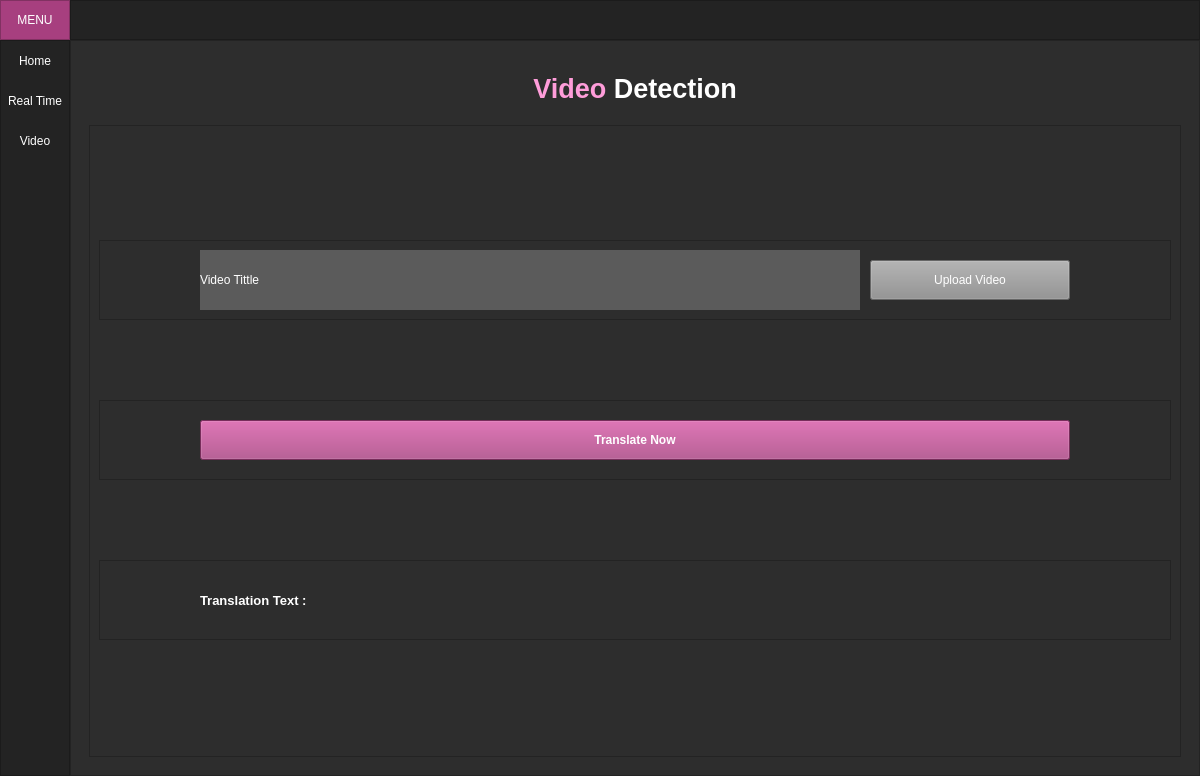
<?xml version="1.0" encoding="UTF-8"?>
<ui version="4.0">
 <class>MainWindow</class>
 <widget class="QMainWindow" name="MainWindow">
  <property name="geometry">
   <rect>
    <x>0</x>
    <y>0</y>
    <width>1200</width>
    <height>776</height>
   </rect>
  </property>
  <property name="minimumSize">
   <size>
    <width>1200</width>
    <height>700</height>
   </size>
  </property>
  <property name="maximumSize">
   <size>
    <width>1200</width>
    <height>776</height>
   </size>
  </property>
  <property name="windowTitle">
   <string>MainWindow</string>
  </property>
  <property name="styleSheet">
   <string notr="true">background-color: rgb(45, 45, 45);</string>
  </property>
  <widget class="QWidget" name="centralwidget">
   <layout class="QVBoxLayout" name="verticalLayout">
    <property name="spacing">
     <number>0</number>
    </property>
    <property name="leftMargin">
     <number>0</number>
    </property>
    <property name="topMargin">
     <number>0</number>
    </property>
    <property name="rightMargin">
     <number>0</number>
    </property>
    <property name="bottomMargin">
     <number>0</number>
    </property>
    <item>
     <widget class="QFrame" name="Top_Bar">
      <property name="minimumSize">
       <size>
        <width>0</width>
        <height>40</height>
       </size>
      </property>
      <property name="maximumSize">
       <size>
        <width>16777215</width>
        <height>40</height>
       </size>
      </property>
      <property name="styleSheet">
       <string notr="true">background-color: rgb(35, 35, 35);</string>
      </property>
      <property name="frameShape">
       <enum>QFrame::NoFrame</enum>
      </property>
      <property name="frameShadow">
       <enum>QFrame::Raised</enum>
      </property>
      <layout class="QHBoxLayout" name="horizontalLayout">
       <property name="spacing">
        <number>0</number>
       </property>
       <property name="leftMargin">
        <number>0</number>
       </property>
       <property name="topMargin">
        <number>0</number>
       </property>
       <property name="rightMargin">
        <number>0</number>
       </property>
       <property name="bottomMargin">
        <number>0</number>
       </property>
       <item>
        <widget class="QFrame" name="frame_toggle">
         <property name="minimumSize">
          <size>
           <width>0</width>
           <height>40</height>
          </size>
         </property>
         <property name="maximumSize">
          <size>
           <width>70</width>
           <height>40</height>
          </size>
         </property>
         <property name="styleSheet">
          <string notr="true">background-color: rgb(167, 63, 127);</string>
         </property>
         <property name="frameShape">
          <enum>QFrame::StyledPanel</enum>
         </property>
         <property name="frameShadow">
          <enum>QFrame::Raised</enum>
         </property>
         <layout class="QVBoxLayout" name="verticalLayout_2">
          <property name="spacing">
           <number>0</number>
          </property>
          <property name="leftMargin">
           <number>0</number>
          </property>
          <property name="topMargin">
           <number>0</number>
          </property>
          <property name="rightMargin">
           <number>0</number>
          </property>
          <property name="bottomMargin">
           <number>0</number>
          </property>
          <item>
           <widget class="QPushButton" name="Btn_Toggle">
            <property name="sizePolicy">
             <sizepolicy hsizetype="Expanding" vsizetype="Expanding">
              <horstretch>0</horstretch>
              <verstretch>0</verstretch>
             </sizepolicy>
            </property>
            <property name="styleSheet">
             <string notr="true">color: rgb(255, 255, 255);
border: 0px solid;</string>
            </property>
            <property name="text">
             <string>MENU</string>
            </property>
           </widget>
          </item>
         </layout>
        </widget>
       </item>
       <item>
        <widget class="QFrame" name="frame_top">
         <property name="frameShape">
          <enum>QFrame::StyledPanel</enum>
         </property>
         <property name="frameShadow">
          <enum>QFrame::Raised</enum>
         </property>
        </widget>
       </item>
      </layout>
     </widget>
    </item>
    <item>
     <widget class="QFrame" name="Content">
      <property name="frameShape">
       <enum>QFrame::NoFrame</enum>
      </property>
      <property name="frameShadow">
       <enum>QFrame::Raised</enum>
      </property>
      <layout class="QHBoxLayout" name="horizontalLayout_2">
       <property name="spacing">
        <number>0</number>
       </property>
       <property name="leftMargin">
        <number>0</number>
       </property>
       <property name="topMargin">
        <number>0</number>
       </property>
       <property name="rightMargin">
        <number>0</number>
       </property>
       <property name="bottomMargin">
        <number>0</number>
       </property>
       <item>
        <widget class="QFrame" name="frame_left_menu">
         <property name="minimumSize">
          <size>
           <width>70</width>
           <height>0</height>
          </size>
         </property>
         <property name="maximumSize">
          <size>
           <width>70</width>
           <height>16777215</height>
          </size>
         </property>
         <property name="styleSheet">
          <string notr="true">background-color: rgb(35, 35, 35);</string>
         </property>
         <property name="frameShape">
          <enum>QFrame::StyledPanel</enum>
         </property>
         <property name="frameShadow">
          <enum>QFrame::Raised</enum>
         </property>
         <layout class="QVBoxLayout" name="verticalLayout_3">
          <property name="leftMargin">
           <number>0</number>
          </property>
          <property name="topMargin">
           <number>0</number>
          </property>
          <property name="rightMargin">
           <number>0</number>
          </property>
          <property name="bottomMargin">
           <number>0</number>
          </property>
          <item alignment="Qt::AlignTop">
           <widget class="QFrame" name="frame_top_menus">
            <property name="frameShape">
             <enum>QFrame::NoFrame</enum>
            </property>
            <property name="frameShadow">
             <enum>QFrame::Raised</enum>
            </property>
            <layout class="QVBoxLayout" name="verticalLayout_4">
             <property name="spacing">
              <number>0</number>
             </property>
             <property name="leftMargin">
              <number>0</number>
             </property>
             <property name="topMargin">
              <number>0</number>
             </property>
             <property name="rightMargin">
              <number>0</number>
             </property>
             <property name="bottomMargin">
              <number>0</number>
             </property>
             <item>
              <widget class="QPushButton" name="btn_page_1">
               <property name="minimumSize">
                <size>
                 <width>0</width>
                 <height>40</height>
                </size>
               </property>
               <property name="styleSheet">
                <string notr="true">QPushButton {
	color: rgb(255, 255, 255);
	background-color: rgb(35, 35, 35);
	border: 0px solid;
}
QPushButton:hover {
	background-color: rgb(167, 63, 127);
}</string>
               </property>
               <property name="text">
                <string>Home</string>
               </property>
              </widget>
             </item>
             <item>
              <widget class="QPushButton" name="btn_page_2">
               <property name="minimumSize">
                <size>
                 <width>0</width>
                 <height>40</height>
                </size>
               </property>
               <property name="styleSheet">
                <string notr="true">QPushButton {
	color: rgb(255, 255, 255);
	background-color: rgb(35, 35, 35);
	border: 0px solid;
}
QPushButton:hover {
	background-color: rgb(167, 63, 127);
}</string>
               </property>
               <property name="text">
                <string>Real Time</string>
               </property>
              </widget>
             </item>
             <item>
              <widget class="QPushButton" name="btn_page_3">
               <property name="minimumSize">
                <size>
                 <width>0</width>
                 <height>40</height>
                </size>
               </property>
               <property name="styleSheet">
                <string notr="true">QPushButton {
	color: rgb(255, 255, 255);
	background-color: rgb(35, 35, 35);
	border: 0px solid;
}
QPushButton:hover {
	background-color: rgb(167, 63, 127);
}</string>
               </property>
               <property name="text">
                <string>Video</string>
               </property>
              </widget>
             </item>
            </layout>
           </widget>
          </item>
         </layout>
        </widget>
       </item>
       <item>
        <widget class="QFrame" name="frame_pages">
         <property name="frameShape">
          <enum>QFrame::StyledPanel</enum>
         </property>
         <property name="frameShadow">
          <enum>QFrame::Raised</enum>
         </property>
         <layout class="QVBoxLayout" name="verticalLayout_5">
          <item>
           <widget class="QStackedWidget" name="stackedWidget">
            <property name="currentIndex">
             <number>2</number>
            </property>
            <widget class="QWidget" name="page_1">
             <property name="font">
              <font>
               <pointsize>10</pointsize>
              </font>
             </property>
             <layout class="QVBoxLayout" name="verticalLayout_7">
              <item>
               <widget class="QLabel" name="tittle_page_1">
                <property name="minimumSize">
                 <size>
                  <width>0</width>
                  <height>60</height>
                 </size>
                </property>
                <property name="maximumSize">
                 <size>
                  <width>16777215</width>
                  <height>60</height>
                 </size>
                </property>
                <property name="font">
                 <font>
                  <pointsize>20</pointsize>
                 </font>
                </property>
                <property name="styleSheet">
                 <string notr="true">color: rgb(255, 255, 255);</string>
                </property>
                <property name="text">
                 <string>&lt;html&gt;&lt;head/&gt;&lt;body&gt;&lt;p&gt;&lt;span style=&quot; font-weight:600; color:#ff9dda;&quot;&gt;Sign Language&lt;/span&gt;&lt;span style=&quot; font-weight:600;&quot;&gt; Detection&lt;/span&gt;&lt;/p&gt;&lt;/body&gt;&lt;/html&gt;</string>
                </property>
                <property name="textFormat">
                 <enum>Qt::RichText</enum>
                </property>
                <property name="scaledContents">
                 <bool>false</bool>
                </property>
                <property name="alignment">
                 <set>Qt::AlignCenter</set>
                </property>
               </widget>
              </item>
              <item>
               <widget class="QFrame" name="frame_content_page_1">
                <property name="frameShape">
                 <enum>QFrame::StyledPanel</enum>
                </property>
                <property name="frameShadow">
                 <enum>QFrame::Raised</enum>
                </property>
                <layout class="QHBoxLayout" name="horizontalLayout_3">
                 <property name="spacing">
                  <number>40</number>
                 </property>
                 <property name="leftMargin">
                  <number>100</number>
                 </property>
                 <property name="topMargin">
                  <number>40</number>
                 </property>
                 <property name="rightMargin">
                  <number>100</number>
                 </property>
                 <property name="bottomMargin">
                  <number>40</number>
                 </property>
                 <item>
                  <widget class="QLabel" name="label_3">
                   <property name="styleSheet">
                    <string notr="true">color: rgb(255, 255, 255);</string>
                   </property>
                   <property name="text">
                    <string>&lt;!DOCTYPE HTML PUBLIC &quot;-//W3C//DTD HTML 4.0//EN&quot; &quot;http://www.w3.org/TR/REC-html40/strict.dtd&quot;&gt;
&lt;html&gt;&lt;head&gt;&lt;meta name=&quot;qrichtext&quot; content=&quot;1&quot; /&gt;&lt;style type=&quot;text/css&quot;&gt;
p, li { white-space: pre-wrap; }
&lt;/style&gt;&lt;/head&gt;&lt;body style=&quot; font-family:'MS Shell Dlg 2'; font-size:8pt; font-weight:400; font-style:normal;&quot;&gt;
&lt;p align=&quot;justify&quot; style=&quot; margin-top:12px; margin-bottom:12px; margin-left:0px; margin-right:0px; -qt-block-indent:0; text-indent:0px;&quot;&gt;&lt;span style=&quot; font-size:10pt;&quot;&gt;The Sign Language Detection App is an application designed to recognize and interpret BISINDO (Bahasa Isyarat Indonesia) in real time. This app leverages the MediaPipe framework to extract pose and hand landmarks, capturing essential movement data for accurate sign detection.&lt;/span&gt;&lt;/p&gt;
&lt;p align=&quot;justify&quot; style=&quot; margin-top:12px; margin-bottom:12px; margin-left:0px; margin-right:0px; -qt-block-indent:0; text-indent:0px;&quot;&gt;&lt;span style=&quot; font-size:10pt;&quot;&gt;Using a Long Short-Term Memory (LSTM) model, the app processes these landmark sequences to classify and predict sign language gestures effectively. The combination of spatiotemporal data analysis and deep learning ensures high accuracy and adaptability in recognizing diverse BISINDO signs.&lt;/span&gt;&lt;/p&gt;
&lt;p align=&quot;justify&quot; style=&quot;-qt-paragraph-type:empty; margin-top:12px; margin-bottom:12px; margin-left:0px; margin-right:0px; -qt-block-indent:0; text-indent:0px; font-size:10pt;&quot;&gt;&lt;br /&gt;&lt;/p&gt;
&lt;p align=&quot;justify&quot; style=&quot; margin-top:12px; margin-bottom:12px; margin-left:0px; margin-right:0px; -qt-block-indent:0; text-indent:0px;&quot;&gt;&lt;span style=&quot; color:#ff9dda;&quot;&gt;Created By: Glory Cornelia Patining Kurik&lt;/span&gt;&lt;/p&gt;&lt;/body&gt;&lt;/html&gt;</string>
                   </property>
                   <property name="textFormat">
                    <enum>Qt::RichText</enum>
                   </property>
                   <property name="scaledContents">
                    <bool>false</bool>
                   </property>
                   <property name="alignment">
                    <set>Qt::AlignCenter</set>
                   </property>
                   <property name="wordWrap">
                    <bool>true</bool>
                   </property>
                  </widget>
                 </item>
                 <item>
                  <widget class="QLabel" name="image_box">
                   <property name="minimumSize">
                    <size>
                     <width>500</width>
                     <height>400</height>
                    </size>
                   </property>
                   <property name="maximumSize">
                    <size>
                     <width>500</width>
                     <height>400</height>
                    </size>
                   </property>
                   <property name="text">
                    <string/>
                   </property>
                   <property name="pixmap">
                    <pixmap>images/72631756_9756520.jpg</pixmap>
                   </property>
                   <property name="scaledContents">
                    <bool>true</bool>
                   </property>
                  </widget>
                 </item>
                </layout>
               </widget>
              </item>
             </layout>
            </widget>
            <widget class="QWidget" name="page_2">
             <layout class="QVBoxLayout" name="verticalLayout_6">
              <item>
               <widget class="QLabel" name="tittle_page_2">
                <property name="minimumSize">
                 <size>
                  <width>0</width>
                  <height>60</height>
                 </size>
                </property>
                <property name="maximumSize">
                 <size>
                  <width>16777215</width>
                  <height>60</height>
                 </size>
                </property>
                <property name="font">
                 <font>
                  <pointsize>20</pointsize>
                 </font>
                </property>
                <property name="styleSheet">
                 <string notr="true">color: rgb(255, 255, 255);</string>
                </property>
                <property name="text">
                 <string>&lt;html&gt;&lt;head/&gt;&lt;body&gt;&lt;p&gt;&lt;span style=&quot; font-weight:600; color:#ff9dda;&quot;&gt;Real Time&lt;/span&gt;&lt;span style=&quot; font-weight:600;&quot;&gt; Detection&lt;/span&gt;&lt;/p&gt;&lt;/body&gt;&lt;/html&gt;</string>
                </property>
                <property name="alignment">
                 <set>Qt::AlignCenter</set>
                </property>
               </widget>
              </item>
              <item>
               <widget class="QFrame" name="frame_content_page_2">
                <property name="frameShape">
                 <enum>QFrame::StyledPanel</enum>
                </property>
                <property name="frameShadow">
                 <enum>QFrame::Raised</enum>
                </property>
                <layout class="QVBoxLayout" name="verticalLayout_9">
                 <item>
                  <widget class="QFrame" name="frame_camera">
                   <property name="sizePolicy">
                    <sizepolicy hsizetype="Preferred" vsizetype="Preferred">
                     <horstretch>0</horstretch>
                     <verstretch>0</verstretch>
                    </sizepolicy>
                   </property>
                   <property name="maximumSize">
                    <size>
                     <width>16777215</width>
                     <height>16777215</height>
                    </size>
                   </property>
                   <property name="layoutDirection">
                    <enum>Qt::LeftToRight</enum>
                   </property>
                   <property name="frameShape">
                    <enum>QFrame::NoFrame</enum>
                   </property>
                   <property name="frameShadow">
                    <enum>QFrame::Raised</enum>
                   </property>
                   <layout class="QHBoxLayout" name="horizontalLayout_4">
                    <property name="spacing">
                     <number>0</number>
                    </property>
                    <property name="leftMargin">
                     <number>0</number>
                    </property>
                    <property name="topMargin">
                     <number>0</number>
                    </property>
                    <property name="rightMargin">
                     <number>0</number>
                    </property>
                    <property name="bottomMargin">
                     <number>0</number>
                    </property>
                    <item>
                     <widget class="QLabel" name="camera_box">
                      <property name="minimumSize">
                       <size>
                        <width>640</width>
                        <height>480</height>
                       </size>
                      </property>
                      <property name="maximumSize">
                       <size>
                        <width>640</width>
                        <height>480</height>
                       </size>
                      </property>
                      <property name="font">
                       <font>
                        <pointsize>12</pointsize>
                       </font>
                      </property>
                      <property name="styleSheet">
                       <string notr="true">background-color: rgb(91, 91, 91);
color: rgb(255, 255, 255);</string>
                      </property>
                      <property name="text">
                       <string/>
                      </property>
                      <property name="scaledContents">
                       <bool>false</bool>
                      </property>
                      <property name="alignment">
                       <set>Qt::AlignCenter</set>
                      </property>
                     </widget>
                    </item>
                   </layout>
                  </widget>
                 </item>
                 <item>
                  <widget class="QFrame" name="frame_text_display">
                   <property name="minimumSize">
                    <size>
                     <width>0</width>
                     <height>60</height>
                    </size>
                   </property>
                   <property name="maximumSize">
                    <size>
                     <width>16777215</width>
                     <height>60</height>
                    </size>
                   </property>
                   <property name="frameShape">
                    <enum>QFrame::StyledPanel</enum>
                   </property>
                   <property name="frameShadow">
                    <enum>QFrame::Raised</enum>
                   </property>
                   <layout class="QHBoxLayout" name="horizontalLayout_5">
                    <property name="spacing">
                     <number>10</number>
                    </property>
                    <property name="leftMargin">
                     <number>100</number>
                    </property>
                    <property name="topMargin">
                     <number>9</number>
                    </property>
                    <property name="rightMargin">
                     <number>100</number>
                    </property>
                    <item>
                     <widget class="QLabel" name="label_text_display">
                      <property name="maximumSize">
                       <size>
                        <width>155</width>
                        <height>16777215</height>
                       </size>
                      </property>
                      <property name="font">
                       <font>
                        <pointsize>10</pointsize>
                        <weight>75</weight>
                        <bold>true</bold>
                       </font>
                      </property>
                      <property name="styleSheet">
                       <string notr="true">color: rgb(255, 255, 255);</string>
                      </property>
                      <property name="text">
                       <string>Translation Text :</string>
                      </property>
                     </widget>
                    </item>
                    <item>
                     <widget class="QLabel" name="indicator">
                      <property name="minimumSize">
                       <size>
                        <width>15</width>
                        <height>15</height>
                       </size>
                      </property>
                      <property name="maximumSize">
                       <size>
                        <width>15</width>
                        <height>15</height>
                       </size>
                      </property>
                      <property name="styleSheet">
                       <string notr="true">background-color: rgb(167, 63, 127);</string>
                      </property>
                      <property name="text">
                       <string/>
                      </property>
                     </widget>
                    </item>
                    <item>
                     <widget class="QLabel" name="label_content_text_display">
                      <property name="styleSheet">
                       <string notr="true">color: rgb(255, 255, 255);</string>
                      </property>
                      <property name="text">
                       <string/>
                      </property>
                     </widget>
                    </item>
                   </layout>
                  </widget>
                 </item>
                 <item>
                  <widget class="QFrame" name="frame_button">
                   <property name="minimumSize">
                    <size>
                     <width>0</width>
                     <height>60</height>
                    </size>
                   </property>
                   <property name="maximumSize">
                    <size>
                     <width>16777215</width>
                     <height>60</height>
                    </size>
                   </property>
                   <property name="frameShape">
                    <enum>QFrame::StyledPanel</enum>
                   </property>
                   <property name="frameShadow">
                    <enum>QFrame::Raised</enum>
                   </property>
                   <layout class="QHBoxLayout" name="horizontalLayout_8">
                    <property name="spacing">
                     <number>10</number>
                    </property>
                    <property name="leftMargin">
                     <number>100</number>
                    </property>
                    <property name="rightMargin">
                     <number>100</number>
                    </property>
                    <item>
                     <widget class="QPushButton" name="btn_close_camera">
                      <property name="minimumSize">
                       <size>
                        <width>0</width>
                        <height>35</height>
                       </size>
                      </property>
                      <property name="maximumSize">
                       <size>
                        <width>16777215</width>
                        <height>35</height>
                       </size>
                      </property>
                      <property name="font">
                       <font>
                        <weight>75</weight>
                        <bold>true</bold>
                       </font>
                      </property>
                      <property name="styleSheet">
                       <string notr="true">background-color: rgb(143, 143, 143);
color: rgb(255, 255, 255);</string>
                      </property>
                      <property name="text">
                       <string>Close Camera</string>
                      </property>
                     </widget>
                    </item>
                    <item>
                     <widget class="QPushButton" name="btn_open_camera">
                      <property name="minimumSize">
                       <size>
                        <width>0</width>
                        <height>35</height>
                       </size>
                      </property>
                      <property name="maximumSize">
                       <size>
                        <width>16777215</width>
                        <height>35</height>
                       </size>
                      </property>
                      <property name="font">
                       <font>
                        <weight>75</weight>
                        <bold>true</bold>
                       </font>
                      </property>
                      <property name="styleSheet">
                       <string notr="true">background-color: rgb(167, 63, 127);
color: rgb(255, 255, 255);</string>
                      </property>
                      <property name="text">
                       <string>Open Camera</string>
                      </property>
                     </widget>
                    </item>
                   </layout>
                  </widget>
                 </item>
                </layout>
               </widget>
              </item>
             </layout>
            </widget>
            <widget class="QWidget" name="page_3">
             <layout class="QVBoxLayout" name="verticalLayout_8">
              <item>
               <widget class="QLabel" name="tittle_page_3">
                <property name="minimumSize">
                 <size>
                  <width>0</width>
                  <height>60</height>
                 </size>
                </property>
                <property name="maximumSize">
                 <size>
                  <width>16777215</width>
                  <height>60</height>
                 </size>
                </property>
                <property name="font">
                 <font>
                  <pointsize>20</pointsize>
                 </font>
                </property>
                <property name="styleSheet">
                 <string notr="true">color: rgb(255, 255, 255);</string>
                </property>
                <property name="text">
                 <string>&lt;html&gt;&lt;head/&gt;&lt;body&gt;&lt;p&gt;&lt;span style=&quot; font-weight:600; color:#ff9dda;&quot;&gt;Video&lt;/span&gt;&lt;span style=&quot; font-weight:600;&quot;&gt; Detection&lt;/span&gt;&lt;/p&gt;&lt;/body&gt;&lt;/html&gt;</string>
                </property>
                <property name="alignment">
                 <set>Qt::AlignCenter</set>
                </property>
               </widget>
              </item>
              <item>
               <widget class="QFrame" name="frame_content_page_3">
                <property name="frameShape">
                 <enum>QFrame::StyledPanel</enum>
                </property>
                <property name="frameShadow">
                 <enum>QFrame::Raised</enum>
                </property>
                <layout class="QVBoxLayout" name="verticalLayout_11">
                 <property name="topMargin">
                  <number>40</number>
                 </property>
                 <property name="bottomMargin">
                  <number>40</number>
                 </property>
                 <item>
                  <widget class="QFrame" name="frame_video_upload">
                   <property name="minimumSize">
                    <size>
                     <width>0</width>
                     <height>80</height>
                    </size>
                   </property>
                   <property name="maximumSize">
                    <size>
                     <width>16777215</width>
                     <height>80</height>
                    </size>
                   </property>
                   <property name="frameShape">
                    <enum>QFrame::StyledPanel</enum>
                   </property>
                   <property name="frameShadow">
                    <enum>QFrame::Raised</enum>
                   </property>
                   <layout class="QHBoxLayout" name="horizontalLayout_7">
                    <property name="spacing">
                     <number>10</number>
                    </property>
                    <property name="leftMargin">
                     <number>100</number>
                    </property>
                    <property name="rightMargin">
                     <number>100</number>
                    </property>
                    <item>
                     <widget class="QLabel" name="label_video_text">
                      <property name="styleSheet">
                       <string notr="true">background-color: rgb(91, 91, 91);
color: rgb(255, 255, 255);</string>
                      </property>
                      <property name="text">
                       <string>Video Tittle</string>
                      </property>
                      <property name="margin">
                       <number>10</number>
                      </property>
                     </widget>
                    </item>
                    <item>
                     <widget class="QPushButton" name="btn_video_upload">
                      <property name="minimumSize">
                       <size>
                        <width>200</width>
                        <height>40</height>
                       </size>
                      </property>
                      <property name="maximumSize">
                       <size>
                        <width>200</width>
                        <height>40</height>
                       </size>
                      </property>
                      <property name="styleSheet">
                       <string notr="true">background-color: rgb(143, 143, 143);
color: rgb(255, 255, 255);</string>
                      </property>
                      <property name="text">
                       <string>Upload Video</string>
                      </property>
                     </widget>
                    </item>
                   </layout>
                  </widget>
                 </item>
                 <item>
                  <widget class="QFrame" name="frame_detection_btn">
                   <property name="minimumSize">
                    <size>
                     <width>0</width>
                     <height>80</height>
                    </size>
                   </property>
                   <property name="maximumSize">
                    <size>
                     <width>16777215</width>
                     <height>80</height>
                    </size>
                   </property>
                   <property name="frameShape">
                    <enum>QFrame::StyledPanel</enum>
                   </property>
                   <property name="frameShadow">
                    <enum>QFrame::Raised</enum>
                   </property>
                   <layout class="QVBoxLayout" name="verticalLayout_12">
                    <property name="spacing">
                     <number>10</number>
                    </property>
                    <property name="leftMargin">
                     <number>100</number>
                    </property>
                    <property name="rightMargin">
                     <number>100</number>
                    </property>
                    <item>
                     <widget class="QPushButton" name="btn_detection">
                      <property name="minimumSize">
                       <size>
                        <width>0</width>
                        <height>40</height>
                       </size>
                      </property>
                      <property name="maximumSize">
                       <size>
                        <width>16777215</width>
                        <height>40</height>
                       </size>
                      </property>
                      <property name="font">
                       <font>
                        <weight>75</weight>
                        <bold>true</bold>
                       </font>
                      </property>
                      <property name="styleSheet">
                       <string notr="true">background-color: rgb(167, 63, 127);
color: rgb(255, 255, 255);</string>
                      </property>
                      <property name="text">
                       <string>Translate Now</string>
                      </property>
                     </widget>
                    </item>
                   </layout>
                  </widget>
                 </item>
                 <item>
                  <widget class="QFrame" name="frame_text_display_2">
                   <property name="minimumSize">
                    <size>
                     <width>0</width>
                     <height>80</height>
                    </size>
                   </property>
                   <property name="maximumSize">
                    <size>
                     <width>16777215</width>
                     <height>80</height>
                    </size>
                   </property>
                   <property name="frameShape">
                    <enum>QFrame::StyledPanel</enum>
                   </property>
                   <property name="frameShadow">
                    <enum>QFrame::Raised</enum>
                   </property>
                   <layout class="QHBoxLayout" name="horizontalLayout_6">
                    <property name="spacing">
                     <number>10</number>
                    </property>
                    <property name="leftMargin">
                     <number>100</number>
                    </property>
                    <property name="topMargin">
                     <number>9</number>
                    </property>
                    <property name="rightMargin">
                     <number>100</number>
                    </property>
                    <item>
                     <widget class="QLabel" name="label_text_display_2">
                      <property name="maximumSize">
                       <size>
                        <width>200</width>
                        <height>16777215</height>
                       </size>
                      </property>
                      <property name="font">
                       <font>
                        <pointsize>10</pointsize>
                        <weight>75</weight>
                        <bold>true</bold>
                       </font>
                      </property>
                      <property name="styleSheet">
                       <string notr="true">color: rgb(255, 255, 255);</string>
                      </property>
                      <property name="text">
                       <string>Translation Text :</string>
                      </property>
                     </widget>
                    </item>
                    <item>
                     <widget class="QLabel" name="label_content_text_display_2">
                      <property name="styleSheet">
                       <string notr="true">color: rgb(255, 255, 255);</string>
                      </property>
                      <property name="text">
                       <string/>
                      </property>
                     </widget>
                    </item>
                   </layout>
                  </widget>
                 </item>
                </layout>
               </widget>
              </item>
             </layout>
            </widget>
           </widget>
          </item>
         </layout>
        </widget>
       </item>
      </layout>
     </widget>
    </item>
   </layout>
  </widget>
 </widget>
 <resources/>
 <connections/>
</ui>
